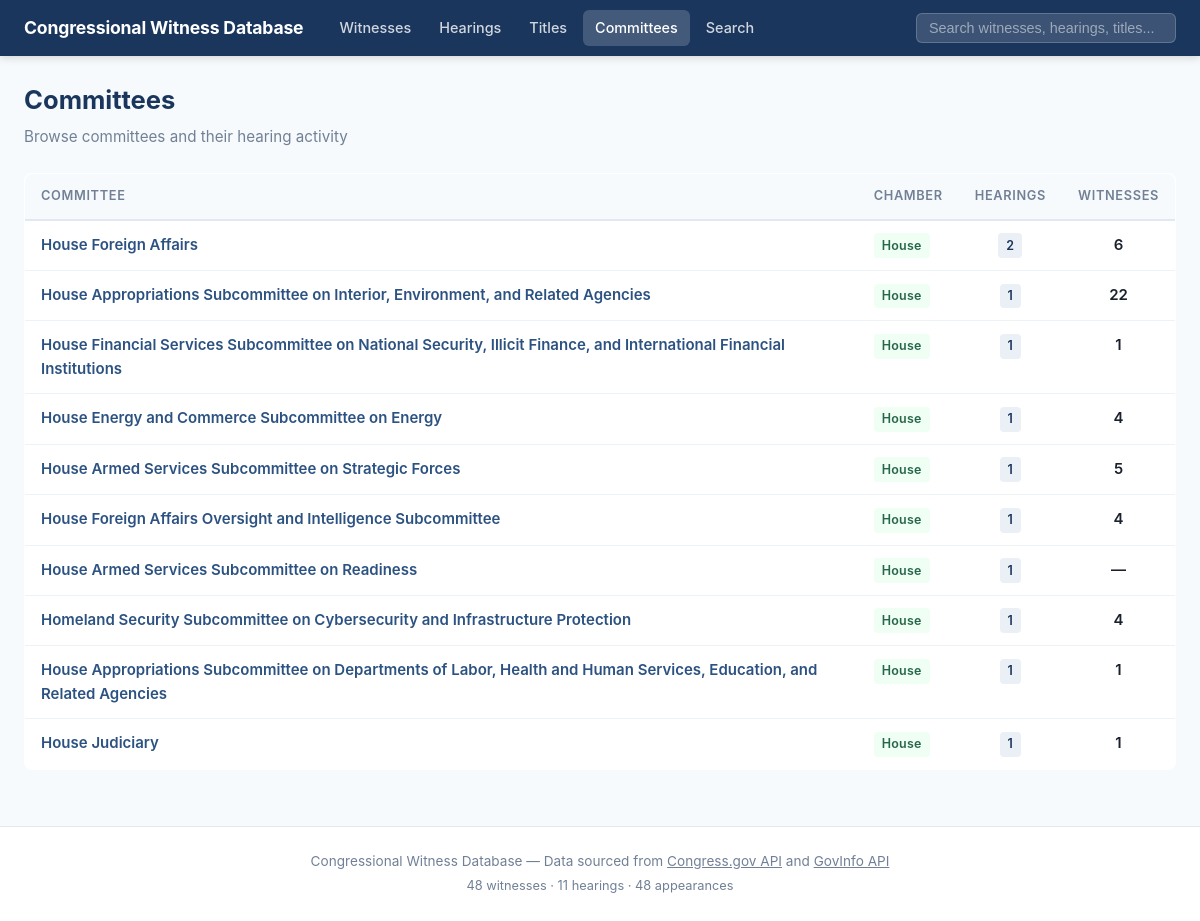
The app's page /committees with its own data.
### tables this page shows
CREATE TABLE committees (
            id INTEGER PRIMARY KEY AUTOINCREMENT,
            system_code TEXT UNIQUE NOT NULL,
            name TEXT NOT NULL,
            chamber TEXT,  -- 'House', 'Senate', 'Joint'
            parent_code TEXT,
            url TEXT
        );

### app/web.py (the view)
@app.route("/committees")
def committees_list():
    db = get_connection()
    committees = db.execute("""
        SELECT c.*,
            COUNT(DISTINCT hc.hearing_id) as hearing_count,
            COUNT(DISTINCT wa.witness_id) as witness_count
        FROM committees c
        LEFT JOIN hearing_committees hc ON c.id = hc.committee_id
        LEFT JOIN witness_appearances wa ON wa.hearing_id = hc.hearing_id
        GROUP BY c.id
        ORDER BY hearing_count DESC
    """).fetchall()
    return render_template("committees.html", committees=committees)

### app/database.py (called while the page is built)
def get_db():
    conn = sqlite3.connect(DB_PATH)
    conn.row_factory = sqlite3.Row
    conn.execute("PRAGMA journal_mode=WAL")
    conn.execute("PRAGMA foreign_keys=ON")
    return conn

### app/web.py (called while the page is built)
def get_connection():
    if "db" not in g:
        g.db = get_db()
    return g.db

@app.context_processor
def inject_stats():
    db = get_connection()
    return {
        "total_witnesses": db.execute("SELECT COUNT(*) FROM witnesses").fetchone()[0],
        "total_hearings": db.execute("SELECT COUNT(*) FROM hearings").fetchone()[0],
        "total_appearances": db.execute("SELECT COUNT(*) FROM witness_appearances").fetchone()[0],
    }

### templates/committees.html (shortened to what this page needs)
{% extends "base.html" %}
{% block content %}
<div class="page-header">
    <h1>Committees</h1>
    <p class="subtitle">Browse committees and their hearing activity</p>
</div>
{% if committees %}
<table class="data-table">
    <thead>
        <tr>
            <th>Committee</th>
            <th>Chamber</th>
            <th class="count-col">Hearings</th>
            <th class="count-col">Witnesses</th>
        </tr>
    </thead>
    <tbody>
        {% for c in committees %}
        {% if c.hearing_count > 0 %}
        <tr>
            <td class="name-col"><a href="/hearings?committee={{ c.id }}">{{ c.name }}</a></td>
            <td><span class="badge {% if c.chamber == 'Senate' %}badge-senate{% elif c.chamber == 'House' %}badge-house{% endif %}">{{ c.chamber or '—' }}</span></td>
            <td class="count-col"><span class="badge badge-count">{{ c.hearing_count }}</span></td>
            <td class="count-col">{{ "{:,}".format(c.witness_count) if c.witness_count else '—' }}</td>
        </tr>
        {% endif %}
        {% endfor %}
    </tbody>
</table>
{% endif %}
{% endblock %}

### static/style.css (style rules this page uses)
:root { --primary: #1a365d; --primary-light: #2c5282; --primary-bg: #ebf0f7; --accent: #8b2020; --text: #1a202c; --text-light: #4a5568; --text-muted: #718096; --bg: #f7fafc; --white: #ffffff; --border: #e2e8f0; --border-light: #edf2f7; --success: #276749; --success-bg: #f0fff4; --warning: #975a16; --warning-bg: #fffff0; --senate: #1a365d; --house: #276749; }
* { margin: 0; padding: 0; box-sizing: border-box; }
body { font-family: -apple-system, BlinkMacSystemFont, "Segoe UI", Roboto, "Helvetica Neue", Arial, sans-serif; color: var(--text); background: var(--bg); line-height: 1.6; font-size: 15px; }
a { color: var(--primary-light); text-decoration: none; }
.page-header { margin-bottom: 1.5rem; }
.page-header h1 { font-size: 1.6rem; font-weight: 700; color: var(--primary); margin-bottom: 0.25rem; }
.page-header .subtitle { color: var(--text-muted); font-size: 0.95rem; }
.badge { display: inline-block; padding: 0.15rem 0.5rem; border-radius: 4px; font-size: 0.78rem; font-weight: 600; letter-spacing: 0.02em; }
.badge-house { background: #f0fff4; color: var(--house); }
.badge-count { background: var(--primary-bg); color: var(--primary); }
.data-table { width: 100%; border-collapse: collapse; background: var(--white); border: 1px solid var(--border); border-radius: 8px; overflow: hidden; }
.data-table th { background: var(--bg); padding: 0.75rem 1rem; text-align: left; font-weight: 600; font-size: 0.8rem; text-transform: uppercase; letter-spacing: 0.05em; color: var(--text-muted); border-bottom: 2px solid var(--border); }
.data-table td { padding: 0.75rem 1rem; border-bottom: 1px solid var(--border-light); vertical-align: top; }
.data-table tr:last-child td { border-bottom: none; }
.data-table .name-col { font-weight: 600; }
.data-table .count-col { text-align: center; font-weight: 600; }

### records on screen
committees: name "House Foreign Affairs", chamber "House", hearing_count "2", witness_count "6"
committees: name "House Appropriations Subcommittee on Interior, Environment, and Related Agencies", chamber "House", hearing_count "1", witness_count "22"
committees: name "House Financial Services Subcommittee on National Security, Illicit Finance, and International Financial Institutions", chamber "House", hearing_count "1", witness_count "1"
committees: name "House Energy and Commerce Subcommittee on Energy", chamber "House", hearing_count "1", id "4"
committees: name "House Armed Services Subcommittee on Strategic Forces", chamber "House", hearing_count "1", id "5"
committees: name "House Foreign Affairs Oversight and Intelligence Subcommittee", chamber "House", hearing_count "1", witness_count "4"
committees: name "House Armed Services Subcommittee on Readiness", chamber "House", hearing_count "1", witness_count "—"
committees: name "Homeland Security Subcommittee on Cybersecurity and Infrastructure Protection", chamber "House", hearing_count "1", witness_count "4"
committees: name "House Appropriations Subcommittee on Departments of Labor, Health and Human Services, Education, and Related Agencies", chamber "House", hearing_count "1", witness_count "1"
committees: name "House Judiciary", chamber "House", hearing_count "1", witness_count "1"

### other values on screen
{{ "{:,}".format(total_witnesses) }} "48"
{{ "{:,}".format(total_hearings) }} "11"
{{ "{:,}".format(total_appearances) }} "48"
